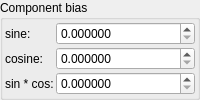
    <widget class="QGroupBox" name="groupBox_5">
     <property name="toolTip">
      <string/>
     </property>
     <property name="title">
      <string>Component bias</string>
     </property>
     <layout class="QVBoxLayout" name="verticalLayout_6">
      <property name="leftMargin">
       <number>2</number>
      </property>
      <property name="topMargin">
       <number>2</number>
      </property>
      <property name="rightMargin">
       <number>2</number>
      </property>
      <property name="bottomMargin">
       <number>2</number>
      </property>
      <item>
       <layout class="QGridLayout" name="gridLayout_64" columnstretch="0,0,0,1">
        <property name="spacing">
         <number>2</number>
        </property>
        <item row="2" column="3">
         <widget class="MyDoubleSpinBox" name="spinbox_transf_scaleC_1">
          <property name="sizePolicy">
           <sizepolicy hsizetype="Minimum" vsizetype="Maximum">
            <horstretch>0</horstretch>
            <verstretch>0</verstretch>
           </sizepolicy>
          </property>
          <property name="prefix">
           <string/>
          </property>
          <property name="suffix">
           <string/>
          </property>
          <property name="decimals">
           <number>6</number>
          </property>
          <property name="minimum">
           <double>0.000000000000000</double>
          </property>
          <property name="maximum">
           <double>99.989999999999995</double>
          </property>
          <property name="singleStep">
           <double>0.100000000000000</double>
          </property>
         </widget>
        </item>
        <item row="0" column="3">
         <widget class="MyDoubleSpinBox" name="spinbox_transf_scaleA_1">
          <property name="sizePolicy">
           <sizepolicy hsizetype="Minimum" vsizetype="Maximum">
            <horstretch>0</horstretch>
            <verstretch>0</verstretch>
           </sizepolicy>
          </property>
          <property name="prefix">
           <string/>
          </property>
          <property name="suffix">
           <string/>
          </property>
          <property name="decimals">
           <number>6</number>
          </property>
          <property name="minimum">
           <double>0.000000000000000</double>
          </property>
          <property name="maximum">
           <double>99.989999999999995</double>
          </property>
          <property name="singleStep">
           <double>0.100000000000000</double>
          </property>
         </widget>
        </item>
        <item row="1" column="1" colspan="2">
         <widget class="QLabel" name="label_112">
          <property name="text">
           <string>cosine:</string>
          </property>
         </widget>
        </item>
        <item row="2" column="1" colspan="2">
         <widget class="QLabel" name="label_117">
          <property name="text">
           <string>sin * cos:</string>
          </property>
         </widget>
        </item>
        <item row="0" column="1" colspan="2">
         <widget class="QLabel" name="label_110">
          <property name="text">
           <string>sine:</string>
          </property>
         </widget>
        </item>
        <item row="1" column="3">
         <widget class="MyDoubleSpinBox" name="spinbox_transf_scaleB_1">
          <property name="sizePolicy">
           <sizepolicy hsizetype="Minimum" vsizetype="Maximum">
            <horstretch>0</horstretch>
            <verstretch>0</verstretch>
           </sizepolicy>
          </property>
          <property name="prefix">
           <string/>
          </property>
          <property name="suffix">
           <string/>
          </property>
          <property name="decimals">
           <number>6</number>
          </property>
          <property name="minimum">
           <double>0.000000000000000</double>
          </property>
          <property name="maximum">
           <double>99.989999999999995</double>
          </property>
          <property name="singleStep">
           <double>0.100000000000000</double>
          </property>
         </widget>
        </item>
       </layout>
      </item>
     </layout>
    </widget>
